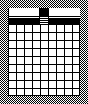

Below is a game level as drawn by its tile map, then a one-line description and the .tmx file that defines it, in full:
An orthogonal 11x13 tile map with 8x8 px tiles, 3 tile layers (bg, mid, fg).

<map version="1.9" tiledversion="1.9.1" orientation="orthogonal" renderorder="right-down" width="11" height="13" tilewidth="8" tileheight="8" infinite="0" nextlayerid="5" nextobjectid="1">
 <editorsettings>
  <export target="../lua/level_10.lua" format="lua" />
 </editorsettings>
 <tileset firstgid="1" source="../tileset.tsx" />
 <layer id="1" name="bg" width="11" height="13">
  <data encoding="csv">
0,0,0,0,0,0,0,0,0,0,0,
0,0,0,0,0,0,0,0,0,0,0,
0,0,0,0,0,58,0,0,0,0,0,
0,101,101,101,101,101,101,101,101,127,0,
0,101,101,101,101,101,101,101,101,127,0,
0,101,101,101,101,101,101,101,101,127,0,
0,101,101,101,101,101,101,101,101,127,0,
0,101,101,101,101,101,101,101,101,127,0,
0,101,101,101,101,101,101,101,101,127,0,
0,101,101,101,101,101,101,101,101,127,0,
0,101,101,101,101,101,101,101,101,127,0,
0,126,126,126,126,126,126,126,126,102,0,
0,0,0,0,0,0,0,0,0,0,0
</data>
 </layer>
 <layer id="2" name="mid" width="11" height="13">
  <data encoding="csv">
0,0,0,0,0,0,0,0,0,0,0,
0,51,52,52,53,33,51,52,52,52,0,
0,76,77,77,78,0,76,77,77,77,0,
0,0,0,0,0,0,0,0,0,0,0,
0,0,0,0,0,0,0,0,0,0,0,
0,0,0,0,0,0,0,0,0,0,0,
0,0,0,0,0,0,0,0,0,0,0,
0,0,0,0,0,0,0,0,0,0,0,
0,0,0,0,0,0,0,0,0,0,0,
0,0,0,0,0,0,0,0,0,0,0,
0,0,0,0,0,0,0,0,0,0,0,
0,0,0,0,0,0,0,0,0,0,0,
0,0,0,0,0,0,0,0,0,0,0
</data>
 </layer>
 <layer id="3" name="fg" width="11" height="13">
  <data encoding="csv">
1,1,1,1,1,1,1,1,1,1,1,
1,0,0,0,0,0,0,0,0,0,1,
1,0,0,0,0,0,0,0,0,0,1,
1,0,0,0,0,0,0,0,0,0,1,
1,0,0,0,0,0,0,0,0,0,1,
1,0,0,0,0,0,0,0,0,0,1,
1,0,0,0,0,0,0,0,0,0,1,
1,0,0,0,0,0,0,0,0,0,1,
1,0,0,0,0,0,0,0,0,0,1,
1,0,0,0,0,0,0,0,0,0,1,
1,0,0,0,0,0,0,0,0,0,1,
1,0,0,0,0,0,0,0,0,0,1,
1,1,1,1,1,1,1,1,1,1,1
</data>
 </layer>
</map>
